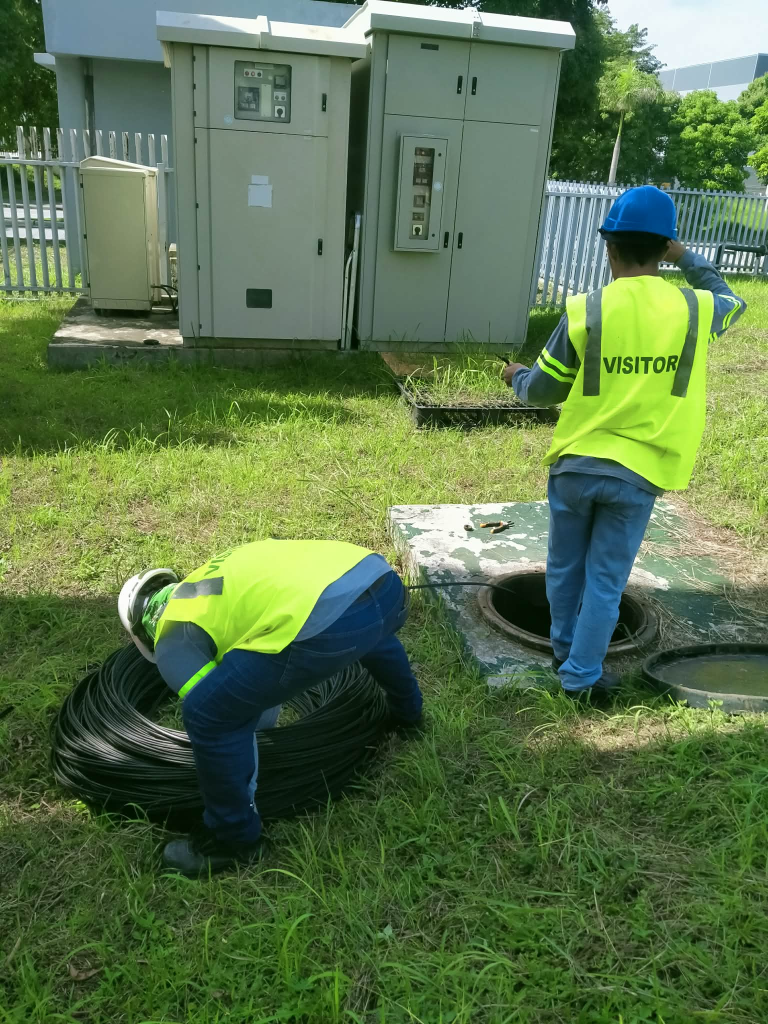
#> input picture Assets/workers.jpg, 1536 x 2048 px (shown at 1/2 size)
$ jupyter execute vest_color_identifier.ipynb
#> lines starting #> are read from the running program, lines starting #| are printed output that depends on the picture; after the words box and inside, x2 and y2 are one past the last pixel; in counts of white or black regions, pixels touching at a corner belong together
# Worker Safety Vest Color Identifier

This notebook follows the image-processing breakdown from `activity02.ipynb`. It detects the bright yellow-green safety vests in `Assets/workers.jpg` using HSV color segmentation, morphology, connected components, and contour annotation.

## 1. Import image-processing libraries

NumPy stores image arrays, OpenCV performs color conversion and segmentation, Matplotlib displays each processing stage, and scikit-image measures connected regions.

[cell 1]
from pathlib import Path

import cv2
import matplotlib.pyplot as plt
import numpy as np
from skimage.measure import label, regionprops

## 2. Load and display the worker image

OpenCV reads images in BGR order. The image is converted to RGB before displaying it in the notebook.

[cell 2]
IMAGE_PATH = Path('Assets/workers.jpg')
image_bgr = cv2.imread(str(IMAGE_PATH))
#> image_bgr is the input picture: shape (2048, 1536, 3); mean B, G, R 75.8, 115.7, 90.6
if image_bgr is None:
    raise FileNotFoundError(f'Could not load image: {IMAGE_PATH}')

image_rgb = cv2.cvtColor(image_bgr, cv2.COLOR_BGR2RGB)
height, width = image_rgb.shape[:2]
#> height = 2048; width = 1536
print(f'Image width: {width}px')
#| Image width: 1536px
print(f'Image height: {height}px')
#| Image height: 2048px
print(f'Color channels: {image_rgb.shape[2]}')
#| Color channels: 3

plt.figure(figsize=(12, 7))
plt.imshow(image_rgb)
plt.title('Original worker image')
plt.axis('off')
plt.show()

## 3. Break the image into RGB channels

Viewing the channels separately helps show why the vest is detectable. The vest is bright in all channels, while HSV will later make its yellow-green hue explicit.

[cell 3]
red, green, blue = cv2.split(image_rgb)
gray = cv2.cvtColor(image_rgb, cv2.COLOR_RGB2GRAY)
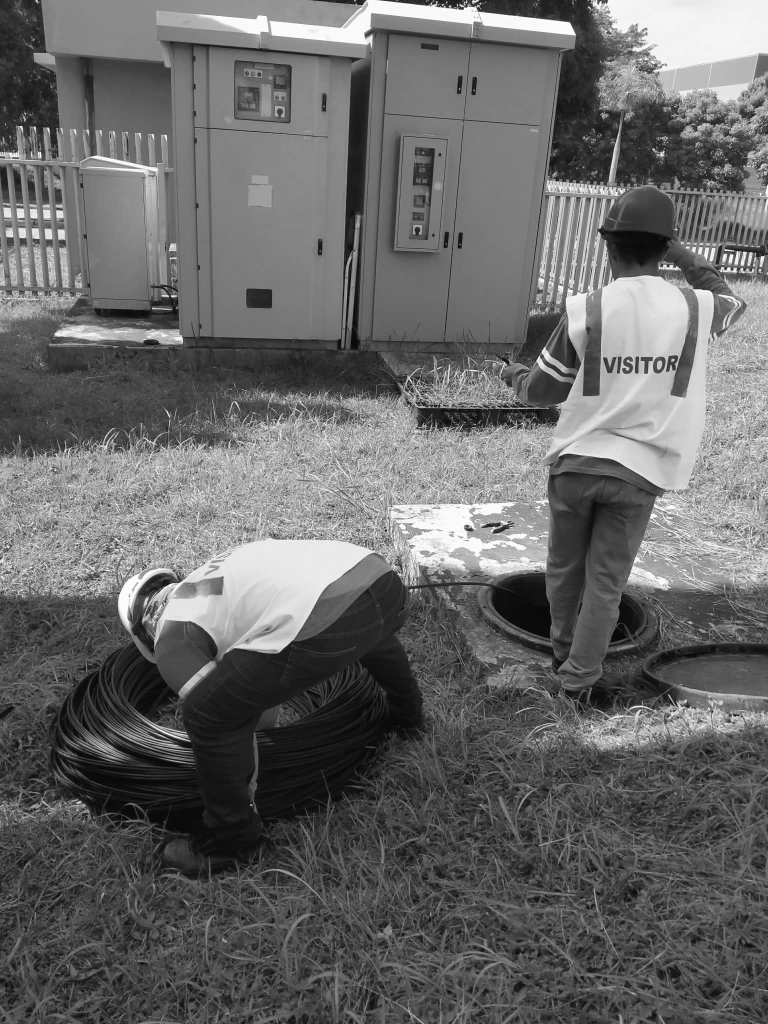
#> gray: shape (2048, 1536) (shown at 1/2 size); min 2, max 255, mean 103.7

fig, axes = plt.subplots(1, 4, figsize=(18, 5))
for axis, channel, title in zip(
    axes, [red, green, blue, gray],
    ['Red channel', 'Green channel', 'Blue channel', 'Grayscale'],
):
    axis.imshow(channel, cmap='gray')
    axis.set_title(title)
    axis.axis('off')
#> this loop made 4 passes
#> title on passes 1 to 4: 'Red channel', 'Green channel', 'Blue channel', 'Grayscale'
plt.tight_layout()
plt.show()

## 4. Convert RGB to HSV

HSV separates hue from brightness and saturation. OpenCV stores hue from 0 to 179, so a yellow-green vest is selected with a hue range near 25 to 45.

[cell 4]
hsv = cv2.cvtColor(image_rgb, cv2.COLOR_RGB2HSV)
#> hsv: shape (2048, 1536, 3); mean H, S, V 57.1, 118.5, 117.7
hue, saturation, value = cv2.split(hsv)
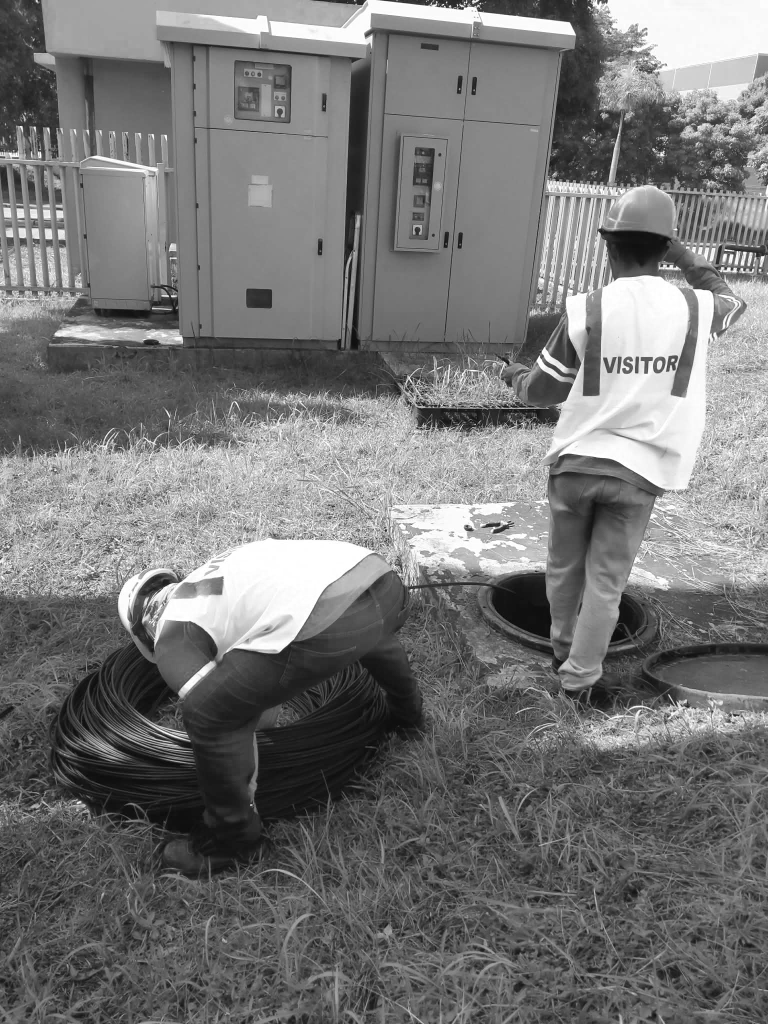
#> value: shape (2048, 1536) (shown at 1/2 size); min 3, max 255, mean 117.7

fig, axes = plt.subplots(1, 3, figsize=(15, 5))
for axis, channel, title in zip(
    axes, [hue, saturation, value], ['Hue', 'Saturation', 'Brightness'],
):
    axis.imshow(channel, cmap='gray')
    axis.set_title(title)
    axis.axis('off')
#> this loop made 3 passes
plt.tight_layout()
plt.show()

## 5. Create a vest-color mask

The mask keeps pixels that are yellow-green, strongly saturated, and bright. Adjust these HSV limits if lighting or vest color changes.

[cell 5]
# Fluorescent vest fabric is greener than the surrounding grass in this image.
LOWER_VEST_HSV = np.array([39, 90, 100], dtype=np.uint8)
UPPER_VEST_HSV = np.array([55, 255, 255], dtype=np.uint8)
vest_mask = cv2.inRange(hsv, LOWER_VEST_HSV, UPPER_VEST_HSV)
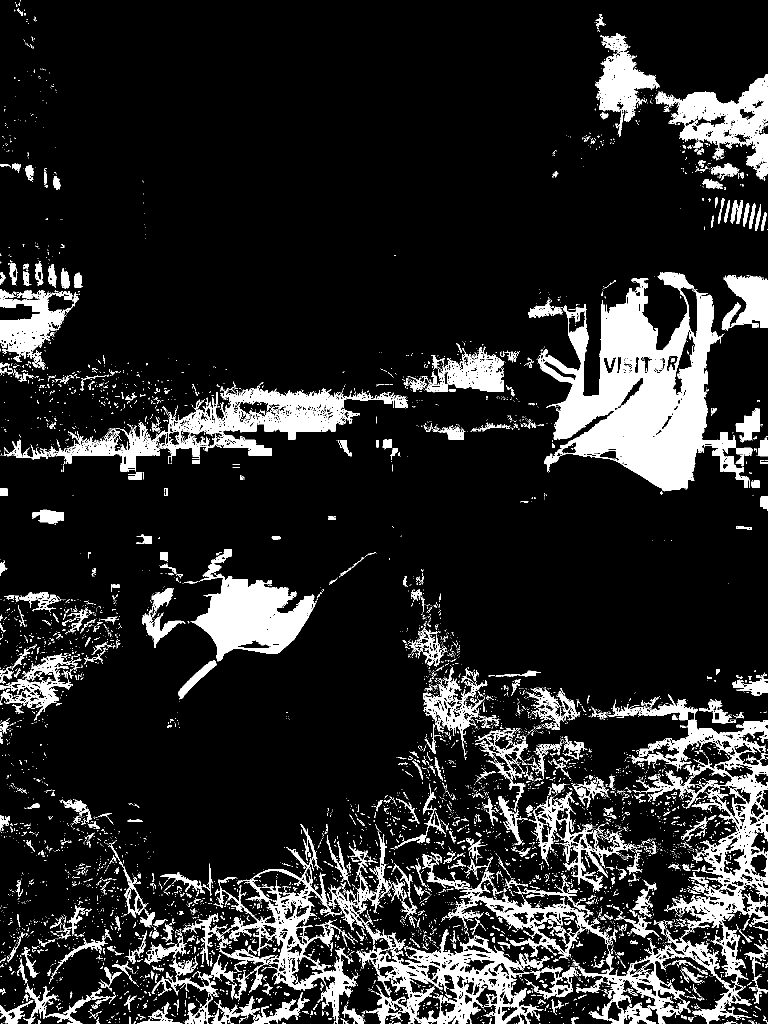
#> vest_mask: shape (2048, 1536) (shown at 1/2 size); 14% white; 6643 white regions (5874 under 20 px), largest, box (x1, y1, x2, y2) and area: (1076, 544, 1500, 983) 81645, (1160, 1390, 1536, 2048) 51085, (7, 771, 753, 944) 26932

plt.figure(figsize=(12, 7))
plt.imshow(vest_mask, cmap='gray')
plt.title('Refined yellow-green vest mask')
plt.axis('off')
plt.show()

## 6. Clean the mask with morphology

Opening removes small color specks and closing fills small holes in the vest regions.

[cell 6]
morphology_kernel = cv2.getStructuringElement(cv2.MORPH_ELLIPSE, (11, 11))
opened_mask = cv2.morphologyEx(vest_mask, cv2.MORPH_OPEN, morphology_kernel)
#> opened_mask: shape (2048, 1536); 5.5% white; 181 white regions, largest, box (x1, y1, x2, y2) and area: (1094, 591, 1430, 982) 54171, (391, 1155, 626, 1321) 22350, (1201, 583, 1379, 723) 13604
clean_vest_mask = cv2.morphologyEx(opened_mask, cv2.MORPH_CLOSE, morphology_kernel)
#> clean_vest_mask: shape (2048, 1536); 5.7% white; 132 white regions (1 under 20 px)

fig, axes = plt.subplots(1, 3, figsize=(15, 5))
for axis, mask, title in zip(
    axes, [vest_mask, opened_mask, clean_vest_mask],
    ['Initial mask', 'After opening', 'After closing'],
):
    axis.imshow(mask, cmap='gray')
    axis.set_title(title)
    axis.axis('off')
#> this loop made 3 passes
plt.tight_layout()
plt.show()

## 7. Find connected vest regions

Each connected component is a candidate vest area. Small components are ignored as noise, and the remaining regions are measured by area and bounding box.

[cell 7]
MIN_VEST_AREA = 10000
MAX_VEST_AREA = 100000

# Keep the central worker area and reject grass along the image edges.
roi_x_min, roi_x_max = int(width * 0.15), int(width * 0.95)
#> roi_x_min = 230; roi_x_max = 1459
roi_y_min, roi_y_max = int(height * 0.25), int(height * 0.80)
#> roi_y_min = 512; roi_y_max = 1638

vest_labels = label(clean_vest_mask > 0, connectivity=2)
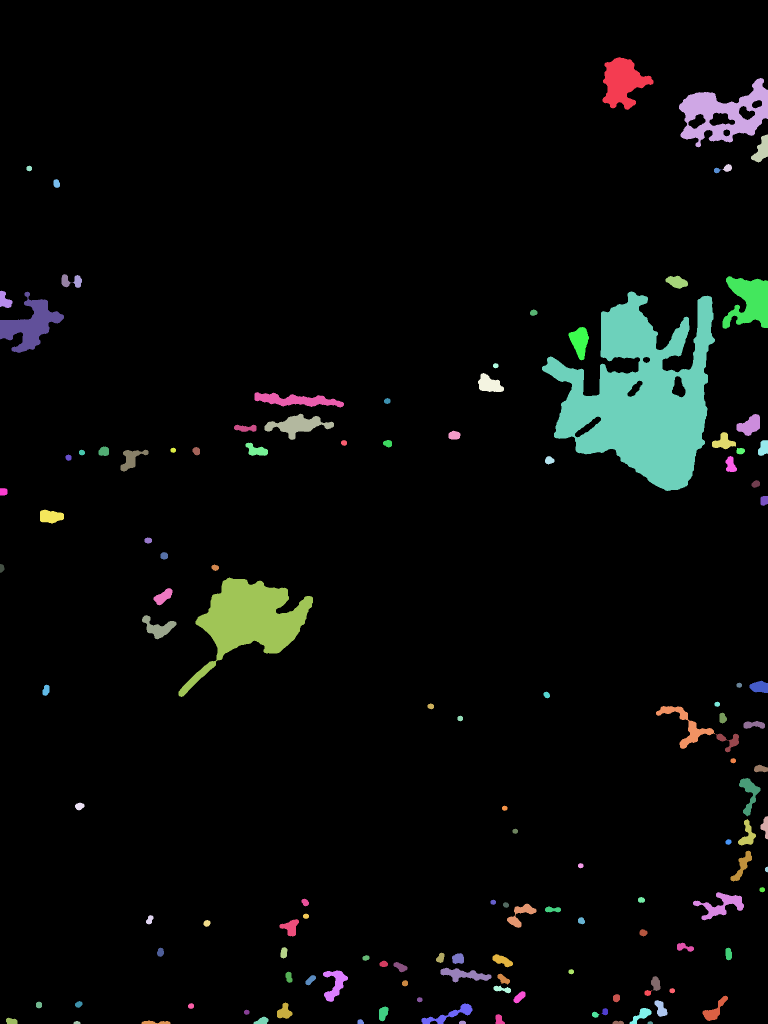
#> vest_labels: shape (2048, 1536) int32 (shown at 1/2 size); 133 distinct labels, from 0 to 132; one colour per label, 0 black
vest_regions = []

for region in regionprops(vest_labels):
    center_y, center_x = region.centroid
    inside_worker_roi = (
        roi_x_min <= center_x <= roi_x_max
        and roi_y_min <= center_y <= roi_y_max
    )
    if MIN_VEST_AREA <= region.area <= MAX_VEST_AREA and inside_worker_roi:
        vest_regions.append(region)
#> this loop made 132 passes
#> (center_y, center_x, inside_worker_roi) on passes 1 to 12: (164.1, 1245.1, False), (228, 1448, False), (299.7, 1523, False), (335.7, 1455.1, False), (336.5, 58, False), (340.5, 1433.4, False), (339, 1443, False), (366.7, 112.8, False), (561.5, 130.3, False), (562.4, 155.2, False), (563.6, 1353.5, True), (602.9, 1498.1, False)
#> after the loop, vest_regions = 2 regions; box (x1, y1, x2, y2) and area: (1084, 583, 1430, 982) 71210, (357, 1155, 626, 1394) 24078

print(f'Detected vest regions: {len(vest_regions)}')
#| Detected vest regions: 2
print(f'Worker ROI: x={roi_x_min}:{roi_x_max}, y={roi_y_min}:{roi_y_max}')
#| Worker ROI: x=230:1459, y=512:1638
for index, region in enumerate(vest_regions, start=1):
    print(f'Vest {index}: area={region.area:.0f} pixels, bbox={region.bbox}')
#> this loop made 2 passes
#> index on passes 1 to 2: 1, 2
#| Vest 1: area=71210 pixels, bbox=(583, 1084, 982, 1430)
#| Vest 2: area=24078 pixels, bbox=(1155, 357, 1394, 626)

## 8. Annotate the detected vests

Green contours and labels are drawn on the original image so the detected worker vests can be checked against the source scene.

[cell 8]
annotated_image = image_rgb.copy()
for index, region in enumerate(vest_regions, start=1):
    min_row, min_col, max_row, max_col = region.bbox
    contours, _ = cv2.findContours(
        (vest_labels == region.label).astype(np.uint8),
        cv2.RETR_EXTERNAL,
        cv2.CHAIN_APPROX_SIMPLE,
    )
    cv2.drawContours(annotated_image, contours, -1, (0, 255, 0), 4)

    label_text = f'Vest {index}'
    label_y = max(min_row - 10, 25)
    cv2.putText(
        annotated_image, label_text, (min_col, label_y),
        cv2.FONT_HERSHEY_SIMPLEX, 1.0, (255, 255, 0), 3, cv2.LINE_AA
    )
#> this loop made 2 passes
#> (index, min_row, min_col, max_row, max_col, label_text, label_y) on passes 1 to 2: (1, 583, 1084, 982, 1430, 'Vest 1', 573), (2, 1155, 357, 1394, 626, 'Vest 2', 1145)
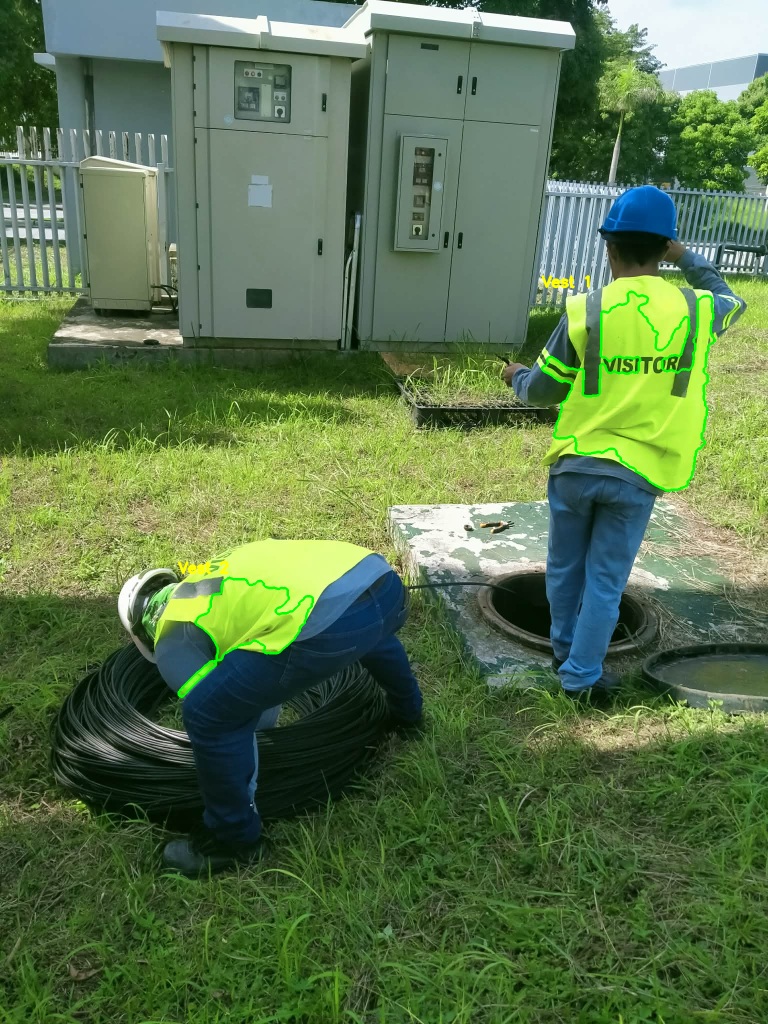
#> annotated_image: shape (2048, 1536, 3) (shown at 1/2 size); mean R, G, B 90, 116.1, 75.4

plt.figure(figsize=(14, 8))
plt.imshow(annotated_image)
plt.title('Detected worker safety vests')
plt.axis('off')
plt.show()

## 9. Detection summary

The final count reports how many separated vest regions were found by the color-processing pipeline.

[cell 9]
print(f'Total detected vest regions: {len(vest_regions)}')
#| Total detected vest regions: 2
print(f'Total vest pixels: {int(sum(region.area for region in vest_regions))}')
#| Total vest pixels: 95288
